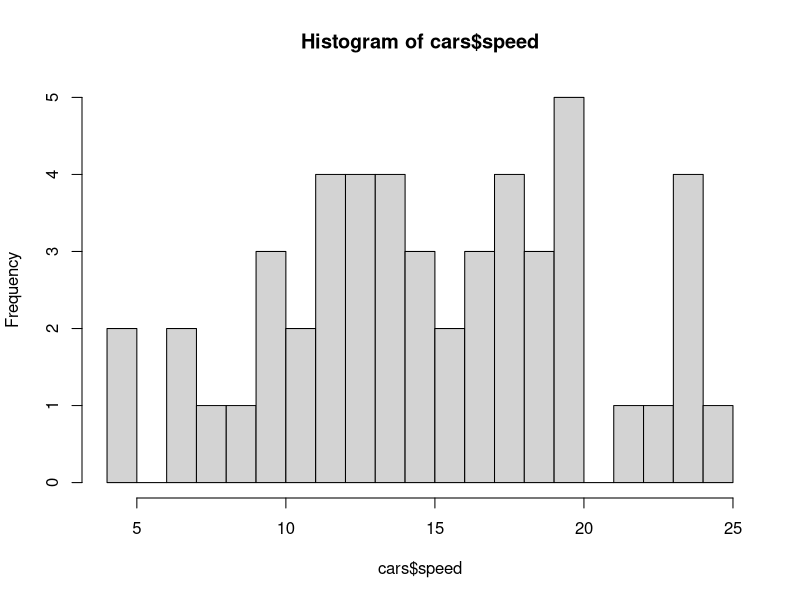
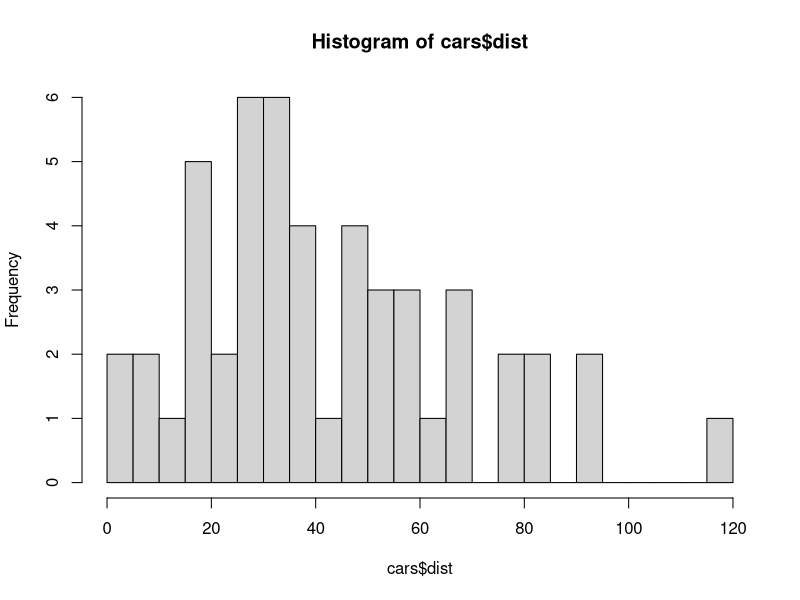
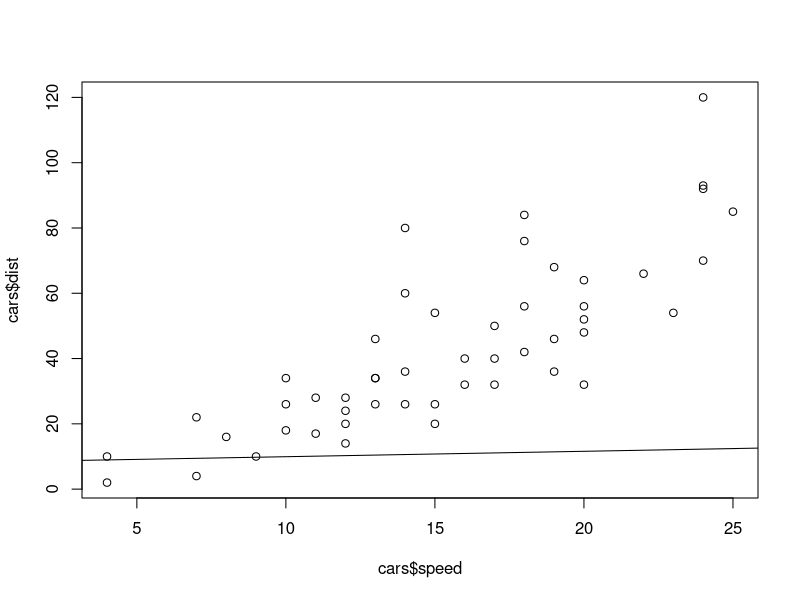
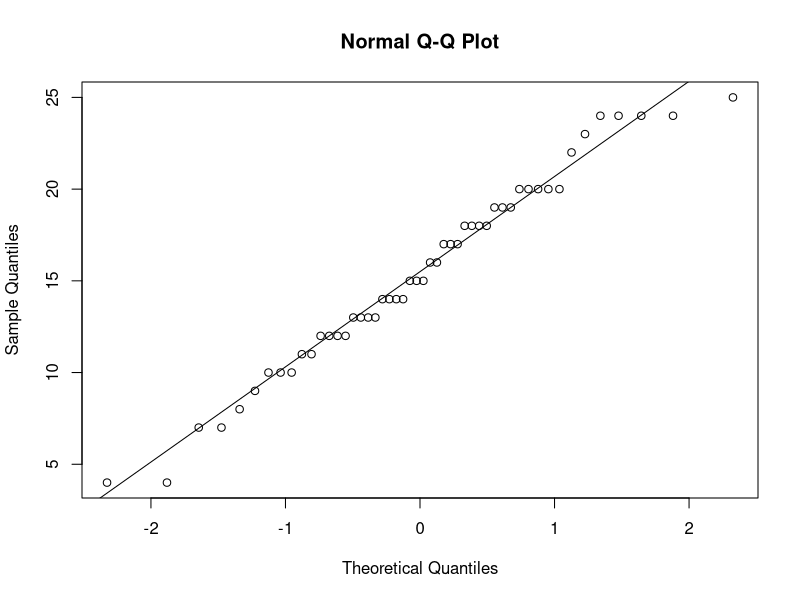
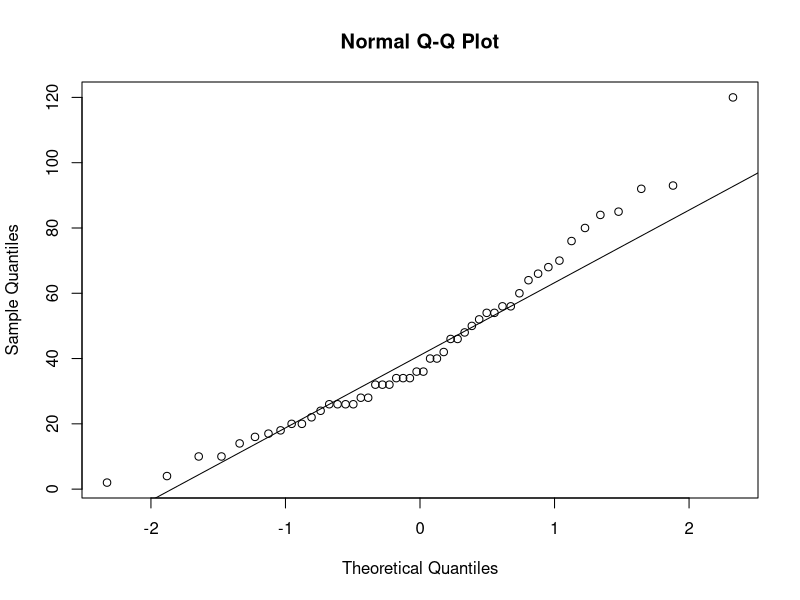
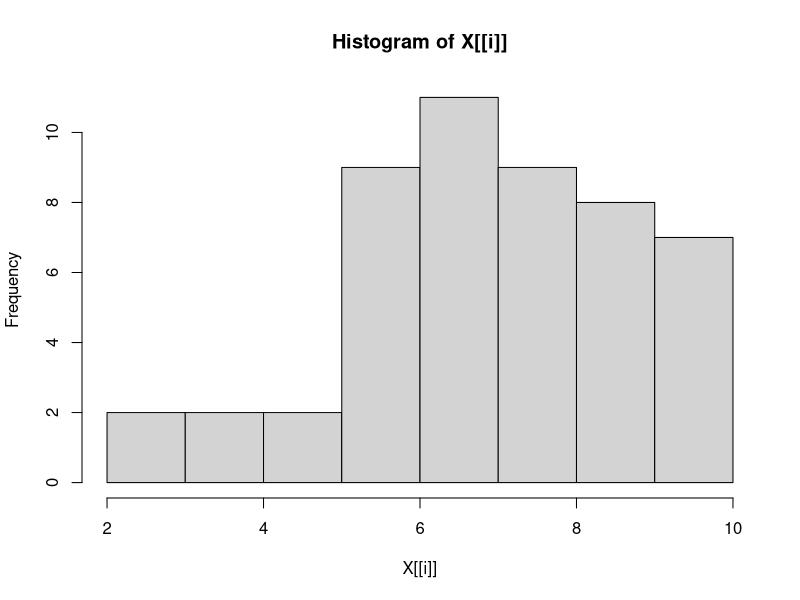
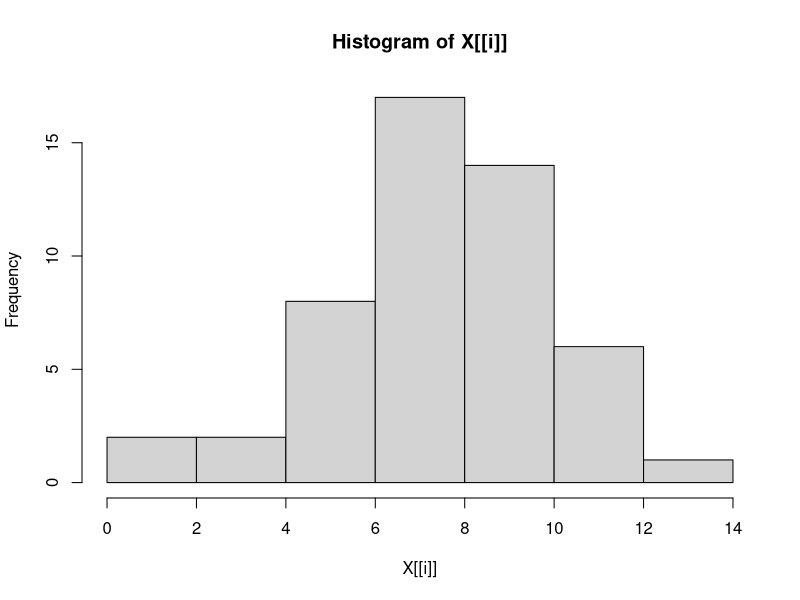
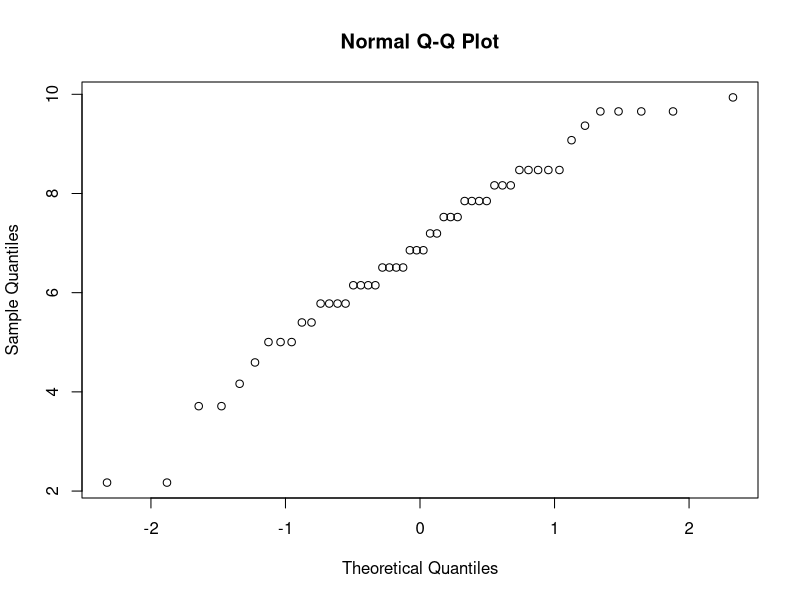

These charts were generated, in order, by the following R code:
## ---- chunk 1
?cars
head(cars)
par(
hist(cars$speed, nclass = 25),
hist(cars$dist, nclass = 25)
)
## ---- chunk 2

model1 <- lm(cars$speed ~ cars$dist)
summary(model1)

## ---- chunk 3
plot(cars$speed, cars$dist)
abline(model1)
model1
## ---- chunk 4
qqnorm(cars$speed)
qqline(cars$speed)
qqnorm(cars$dist)
qqline(cars$dist)
## ---- chunk 5
library(forecast)
## ---- chunk 6
cars2 <- cars
transform <- function(x){
  x <- BoxCox(x, lambda = BoxCox.lambda(x))
}
cars2 <- as.data.frame(sapply(cars2, transform))
sapply(cars2, hist)
sapply(cars2, qqnorm)
## ---- chunk 7
plot(cars2$speed, cars2$dist)
model2 <- lm(cars2$dist ~ cars2$speed)
abline(model2)
model2
summary(model2)

## ---- chunk 8
BoxCox.lambda(cars$speed)
BoxCox.lambda(cars$dist)
## ---- chunk 9
plot(cars, xlab = "Speed (mph)", ylab = "Stopping distance (ft)",
    las = 1, xlim = c(0, 25))
results <- c()
list <- runif(1000, 1, 10)
for(degree in list) {
  fm <- lm(dist ~ poly(speed, degree), data = cars)
  r.square <- 1-sum((fm$residuals^2))/sum((length(cars$dist)*var(cars$dist)))
  results <- rbind(results, r.square)
}
plot(list, results)
## ---- chunk 10
#u = .4
#g = 9.8
#v = cars2$speed
#d = cars2$dist

model3 <- nls(speed ~ 1/a*dist^.5, data=cars, start = list(a=8), model = TRUE)

model4 <-nls(dist ~ a *speed^2, data = cars, start = list(a = 1))
qqnorm(model3,abline = c(0,1))
qqnorm(model4,abline = c(0,1))

## ---- chunk 11
summary(model3)

## ---- chunk 12
summary(model4)
